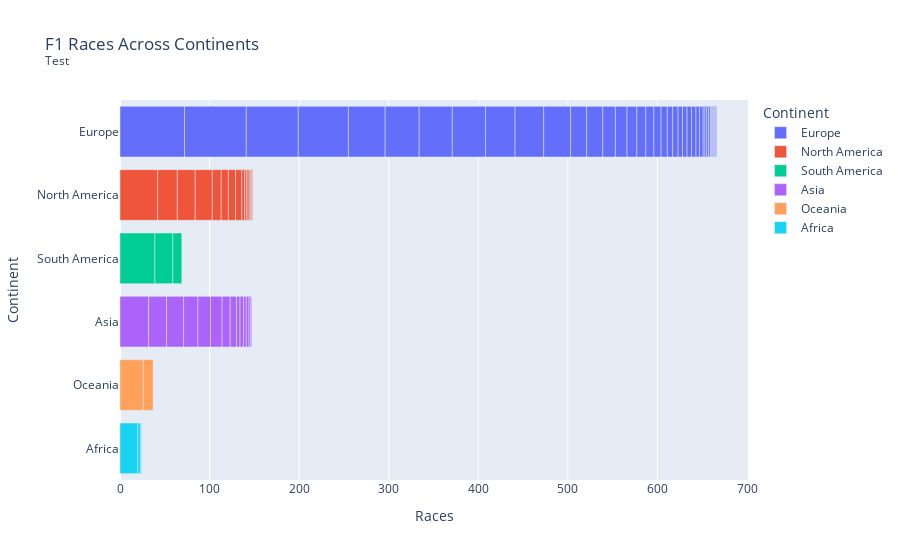
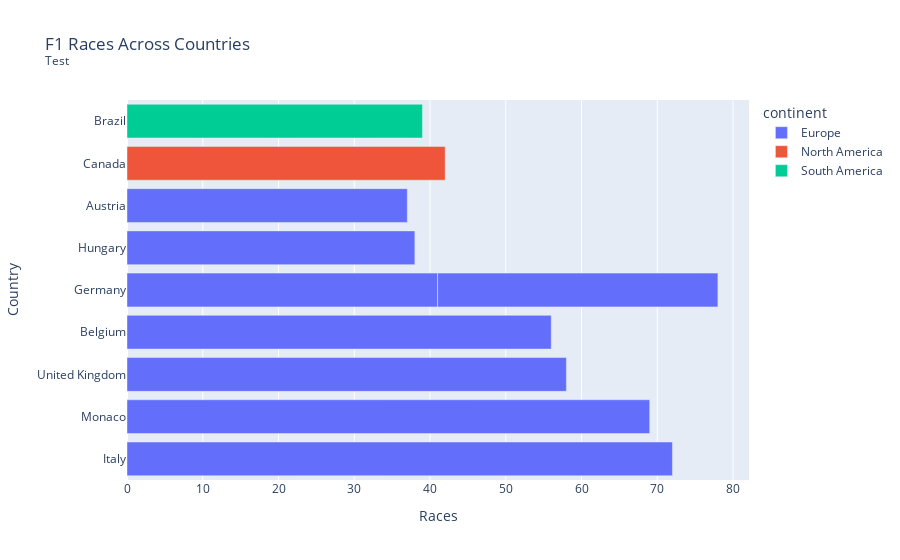

Notebook source saved alongside these figures, in order:
### Code cell
def plotly_barchart(df, x_col, y_col, xtitle, ytitle,  title, subtitle, color=None):
    fig = px.bar(df, x=x_col, y=y_col, color=color,
                 title=f'{title}<br><sup>{subtitle}</sup>',
                 labels={x_col: xtitle,y_col: ytitle},
                 orientation='h')
    fig.show()
    
plotly_barchart(races_circuits.sort_values('races', ascending=False), 'races', 'continent', 'Races', 'Continent', 'F1 Races Across Continents', 'Test', 'continent')
plotly_barchart(races_circuits.sort_values('races', ascending=False).iloc[0:10], 'races', 'country', 'Races', 'Country', 'F1 Races Across Countries', 'Test', 'continent')

### Figure 1 — Plotly figure (JSON) as saved in the notebook; plotly's stock layout.template omitted (floating-point values rounded to 4 significant figures)
{"data": [{"alignmentgroup": "True", "hovertemplate": "Continent=%{y}<br>Races=%{x}<extra></extra>", "legendgroup": "Europe", "marker": {"color": "#636efa", "pattern": {"shape": ""}}, "name": "Europe", "offsetgroup": "Europe", "orientation": "h", "showlegend": true, "textposition": "auto", "type": "bar", "x": [72, 69, 58, 56, 41, 38, 37, 37, 33, 32, 30, 18, 18, 14, 13, 11, 10, 9, 8, 7, 6, 6, 5, 5, 5, 5, 4, 4, 2, 2, 2, 2, 1, 1, 1, 1, 1, 1, 1], "xaxis": "x", "y": ["Europe", "Europe", "Europe", "Europe", "Europe", "Europe", "Europe", "Europe", "Europe", "Europe", "Europe", "Europe", "Europe", "Europe", "Europe", "Europe", "Europe", "Europe", "Europe", "Europe", "Europe", "Europe", "Europe", "Europe", "Europe", "Europe", "Europe", "Europe", "Europe", "Europe", "Europe", "Europe", "Europe", "Europe", "Europe", "Europe", "Europe", "Europe", "Europe"], "yaxis": "y"}, {"alignmentgroup": "True", "hovertemplate": "Continent=%{y}<br>Races=%{x}<extra></extra>", "legendgroup": "North America", "marker": {"color": "#EF553B", "pattern": {"shape": ""}}, "name": "North America", "offsetgroup": "North America", "orientation": "h", "showlegend": true, "textposition": "auto", "type": "bar", "x": [42, 22, 20, 19, 10, 8, 8, 7, 3, 2, 2, 2, 1, 1, 1], "xaxis": "x", "y": ["North America", "North America", "North America", "North America", "North America", "North America", "North America", "North America", "North America", "North America", "North America", "North America", "North America", "North America", "North America"], "yaxis": "y"}, {"alignmentgroup": "True", "hovertemplate": "Continent=%{y}<br>Races=%{x}<extra></extra>", "legendgroup": "South America", "marker": {"color": "#00cc96", "pattern": {"shape": ""}}, "name": "South America", "offsetgroup": "South America", "orientation": "h", "showlegend": true, "textposition": "auto", "type": "bar", "x": [39, 20, 10], "xaxis": "x", "y": ["South America", "South America", "South America"], "yaxis": "y"}, {"alignmentgroup": "True", "hovertemplate": "Continent=%{y}<br>Races=%{x}<extra></extra>", "legendgroup": "Asia", "marker": {"color": "#ab63fa", "pattern": {"shape": ""}}, "name": "Asia", "offsetgroup": "Asia", "orientation": "h", "showlegend": true, "textposition": "auto", "type": "bar", "x": [32, 20, 19, 16, 14, 13, 9, 7, 4, 4, 3, 3, 2, 1], "xaxis": "x", "y": ["Asia", "Asia", "Asia", "Asia", "Asia", "Asia", "Asia", "Asia", "Asia", "Asia", "Asia", "Asia", "Asia", "Asia"], "yaxis": "y"}, {"alignmentgroup": "True", "hovertemplate": "Continent=%{y}<br>Races=%{x}<extra></extra>", "legendgroup": "Oceania", "marker": {"color": "#FFA15A", "pattern": {"shape": ""}}, "name": "Oceania", "offsetgroup": "Oceania", "orientation": "h", "showlegend": true, "textposition": "auto", "type": "bar", "x": [26, 11], "xaxis": "x", "y": ["Oceania", "Oceania"], "yaxis": "y"}, {"alignmentgroup": "True", "hovertemplate": "Continent=%{y}<br>Races=%{x}<extra></extra>", "legendgroup": "Africa", "marker": {"color": "#19d3f3", "pattern": {"shape": ""}}, "name": "Africa", "offsetgroup": "Africa", "orientation": "h", "showlegend": true, "textposition": "auto", "type": "bar", "x": [20, 3, 1], "xaxis": "x", "y": ["Africa", "Africa", "Africa"], "yaxis": "y"}], "layout": {"barmode": "relative", "legend": {"title": {"text": "Continent"}, "tracegroupgap": 0}, "title": {"text": "F1 Races Across Continents<br><sup>Test</sup>"}, "xaxis": {"anchor": "y", "domain": [0, 1], "title": {"text": "Races"}}, "yaxis": {"anchor": "x", "categoryarray": ["Africa", "Oceania", "Asia", "South America", "North America", "Europe"], "categoryorder": "array", "domain": [0, 1], "title": {"text": "Continent"}}}}

### Figure 2 — Plotly figure (JSON) as saved in the notebook; plotly's stock layout.template omitted (floating-point values rounded to 4 significant figures)
{"data": [{"alignmentgroup": "True", "hovertemplate": "continent=Europe<br>Races=%{x}<br>Country=%{y}<extra></extra>", "legendgroup": "Europe", "marker": {"color": "#636efa", "pattern": {"shape": ""}}, "name": "Europe", "offsetgroup": "Europe", "orientation": "h", "showlegend": true, "textposition": "auto", "type": "bar", "x": [72, 69, 58, 56, 41, 38, 37, 37], "xaxis": "x", "y": ["Italy", "Monaco", "United Kingdom", "Belgium", "Germany", "Hungary", "Germany", "Austria"], "yaxis": "y"}, {"alignmentgroup": "True", "hovertemplate": "continent=North America<br>Races=%{x}<br>Country=%{y}<extra></extra>", "legendgroup": "North America", "marker": {"color": "#EF553B", "pattern": {"shape": ""}}, "name": "North America", "offsetgroup": "North America", "orientation": "h", "showlegend": true, "textposition": "auto", "type": "bar", "x": [42], "xaxis": "x", "y": ["Canada"], "yaxis": "y"}, {"alignmentgroup": "True", "hovertemplate": "continent=South America<br>Races=%{x}<br>Country=%{y}<extra></extra>", "legendgroup": "South America", "marker": {"color": "#00cc96", "pattern": {"shape": ""}}, "name": "South America", "offsetgroup": "South America", "orientation": "h", "showlegend": true, "textposition": "auto", "type": "bar", "x": [39], "xaxis": "x", "y": ["Brazil"], "yaxis": "y"}], "layout": {"barmode": "relative", "legend": {"title": {"text": "continent"}, "tracegroupgap": 0}, "title": {"text": "F1 Races Across Countries<br><sup>Test</sup>"}, "xaxis": {"anchor": "y", "domain": [0, 1], "title": {"text": "Races"}}, "yaxis": {"anchor": "x", "domain": [0, 1], "title": {"text": "Country"}}}}
